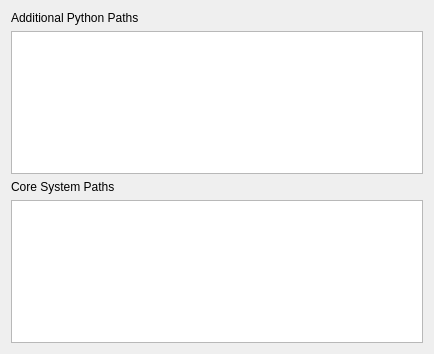
<?xml version="1.0" encoding="UTF-8"?>
<ui version="4.0">
 <class>Form</class>
 <widget class="QWidget" name="Form">
  <property name="geometry">
   <rect>
    <x>0</x>
    <y>0</y>
    <width>434</width>
    <height>354</height>
   </rect>
  </property>
  <property name="windowTitle">
   <string>Form</string>
  </property>
  <layout class="QVBoxLayout" name="verticalLayout">
   <item>
    <widget class="QLabel" name="label">
     <property name="text">
      <string>Additional Python Paths</string>
     </property>
    </widget>
   </item>
   <item>
    <widget class="QPlainTextEdit" name="pathsInput"/>
   </item>
   <item>
    <widget class="QLabel" name="labelSystemPaths">
     <property name="text">
      <string>Core System Paths</string>
     </property>
    </widget>
   </item>
   <item>
    <widget class="QTextBrowser" name="systemPaths"/>
   </item>
  </layout>
 </widget>
 <resources/>
 <connections/>
</ui>
